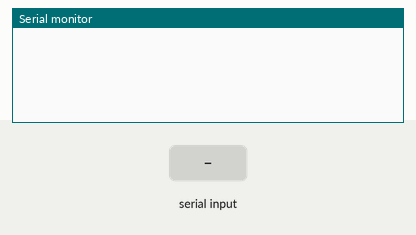
The sketch below on a simulated Arduino Uno, built with avr-gcc and run on an emulated ATmega328P. Parts: the last lines printed to the serial monitor. The inputs (shaded band) are chosen by the test bench.

Above: at 1.2 s.
1.3 s: "90,45,200\n" received over Serial
At 2.5 s:
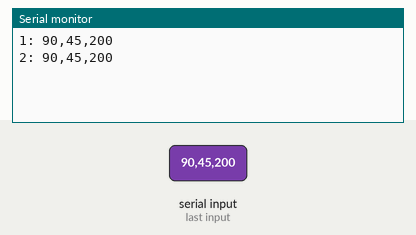
2.8 s: "90,45\n" received over Serial
At 3.8 s:
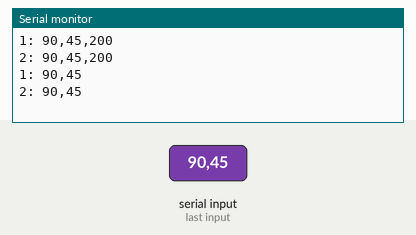
4.3 s: "90,45,200,10\n" received over Serial
At 5.0 s:
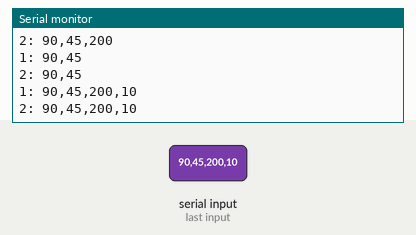
5.8 s: "30,150,10,200\n" received over Serial
At 6.3 s:
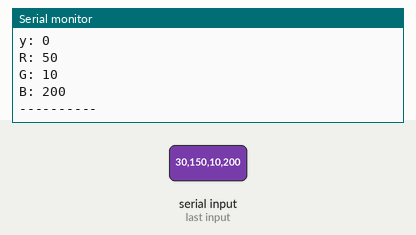
7.3 s: "14\n" received over Serial
At 8.4 s:
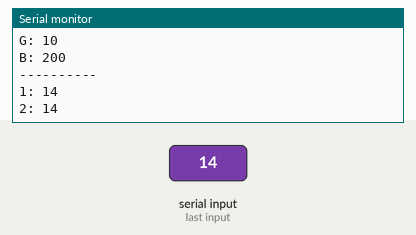

The sketch:

SerialPingPong2.ino
```cpp
void setup()
{
  Serial.begin(115200);
}

void loop()
{
  checkSerial();
}

#define MAX 32
char buf[MAX] = { '\0' };
byte index = 0;

void checkSerial()
{
  while (Serial.available() > 0)
  {
    char received = Serial.read();
    buf[index] = received;
    buf[index+1] = '\0';
    ++index;
    if(index == MAX) { index = 0; }
  }

  if(index != 0 && buf[index-1] == '\n')
  {
    Serial.print("1: "); Serial.print(buf);
    String sbuf(buf);
    Serial.print("2: "); Serial.print(sbuf);

    if(index == 14)
    {
      String s("");
      s = sbuf.substring(0, 2);  int x = s.toInt();
      s = sbuf.substring(2, 4);  int y = s.toInt();
      s = sbuf.substring(4, 7);  int RED = s.toInt();
      s = sbuf.substring(7, 10);  int GREEN = s.toInt();
      s = sbuf.substring(10, 13); int BLUE = s.toInt();

      Serial.print("x: "); Serial.println(x);
      Serial.print("y: "); Serial.println(y);
      Serial.print("R: "); Serial.println(RED);
      Serial.print("G: "); Serial.println(GREEN);
      Serial.print("B: "); Serial.println(BLUE);
      Serial.println("----------");
    }

    index = 0;
  }
}
```

Measured:
- after the input at 1.3 s, the serial monitor: prints a new line at once (image 1)
- after the input at 2.8 s, the serial monitor: prints a new line at once (image 2)
- after the input at 4.3 s, the serial monitor: prints a new line at once (image 3)
- after the input at 5.8 s, the serial monitor: prints a new line at once (image 4)
- after the input at 7.3 s, the serial monitor: prints a new line at once (image 5)
